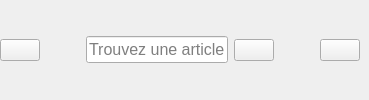
        <widget class="QWidget" name="widget_34" native="true">
         <property name="sizePolicy">
          <sizepolicy hsizetype="Preferred" vsizetype="Preferred">
           <horstretch>0</horstretch>
           <verstretch>0</verstretch>
          </sizepolicy>
         </property>
         <property name="styleSheet">
          <string notr="true"/>
         </property>
         <layout class="QHBoxLayout" name="horizontalLayout_11">
          <property name="leftMargin">
           <number>0</number>
          </property>
          <property name="topMargin">
           <number>0</number>
          </property>
          <property name="rightMargin">
           <number>9</number>
          </property>
          <property name="bottomMargin">
           <number>0</number>
          </property>
          <item>
           <widget class="QPushButton" name="pushButton_27">
            <property name="text">
             <string/>
            </property>
            <property name="icon">
             <iconset resource="resources.qrc">
              <normaloff>:/icons/menu_icon.png</normaloff>:/icons/menu_icon.png</iconset>
            </property>
            <property name="iconSize">
             <size>
              <width>30</width>
              <height>30</height>
             </size>
            </property>
            <property name="checkable">
             <bool>true</bool>
            </property>
           </widget>
          </item>
          <item>
           <spacer name="horizontalSpacer_4">
            <property name="orientation">
             <enum>Qt::Horizontal</enum>
            </property>
            <property name="sizeHint" stdset="0">
             <size>
              <width>40</width>
              <height>20</height>
             </size>
            </property>
           </spacer>
          </item>
          <item>
           <widget class="QLineEdit" name="lineEdit_2">
            <property name="font">
             <font>
              <pointsize>12</pointsize>
             </font>
            </property>
            <property name="inputMask">
             <string/>
            </property>
            <property name="text">
             <string/>
            </property>
            <property name="placeholderText">
             <string>Trouvez une article</string>
            </property>
           </widget>
          </item>
          <item>
           <widget class="QPushButton" name="pushButton_28">
            <property name="text">
             <string/>
            </property>
            <property name="icon">
             <iconset resource="resources.qrc">
              <normaloff>:/icons/search.png</normaloff>:/icons/search.png</iconset>
            </property>
            <property name="iconSize">
             <size>
              <width>35</width>
              <height>21</height>
             </size>
            </property>
           </widget>
          </item>
          <item>
           <spacer name="horizontalSpacer_5">
            <property name="orientation">
             <enum>Qt::Horizontal</enum>
            </property>
            <property name="sizeHint" stdset="0">
             <size>
              <width>40</width>
              <height>20</height>
             </size>
            </property>
           </spacer>
          </item>
          <item>
           <widget class="QPushButton" name="pushButton_29">
            <property name="text">
             <string/>
            </property>
            <property name="icon">
             <iconset resource="resources.qrc">
              <normaloff>:/icons/refresh.png</normaloff>:/icons/refresh.png</iconset>
            </property>
            <property name="iconSize">
             <size>
              <width>35</width>
              <height>21</height>
             </size>
            </property>
           </widget>
          </item>
         </layout>
        </widget>
